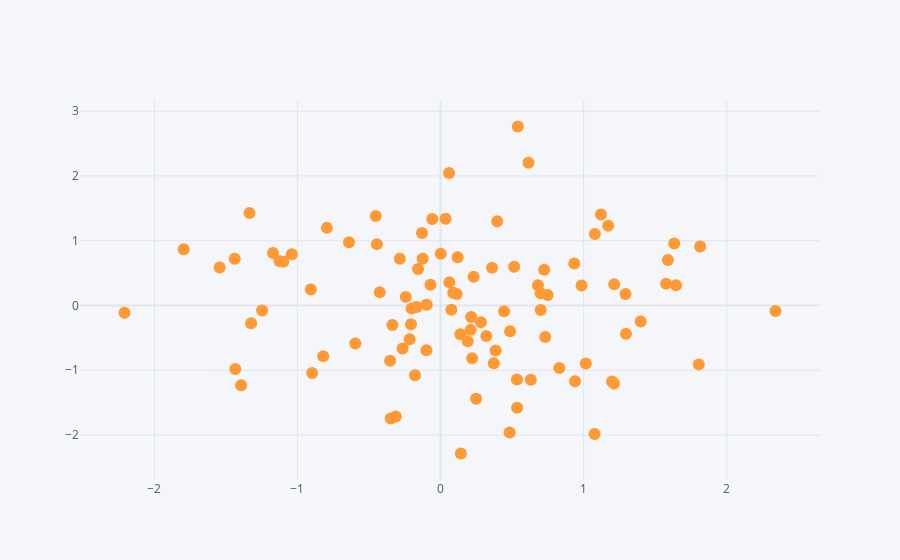

The cell this chart's notebook holds for it:
### Code cell
#Scatter plots method with arguments kind which determined the plot type ('scatter'), x (x-axis variable), y (y-axis variable)
#and mode argument removes the line connections setup by default with plotly

df.iplot(kind='scatter', x='A', y='B', mode='markers')
